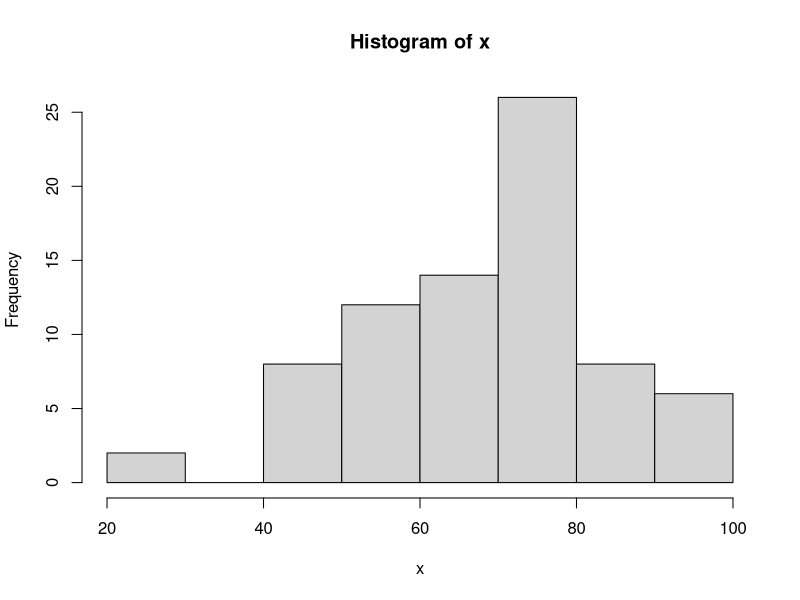
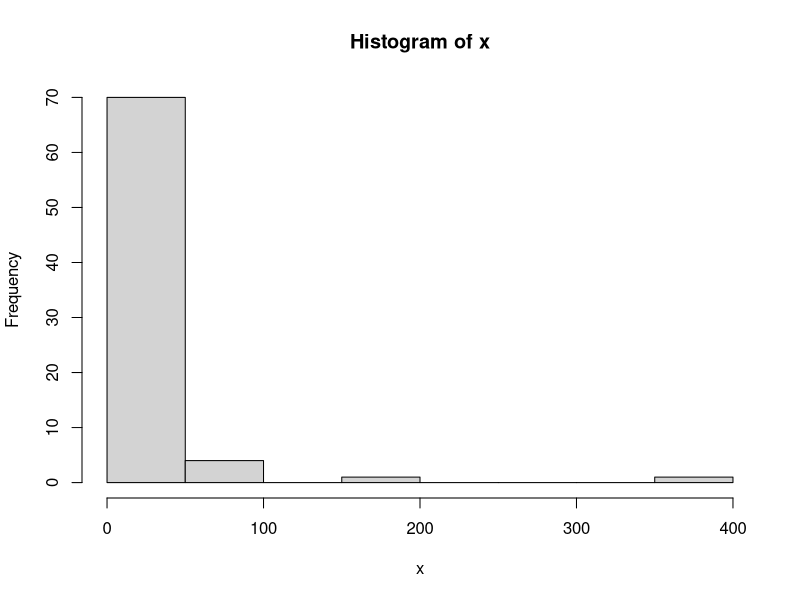
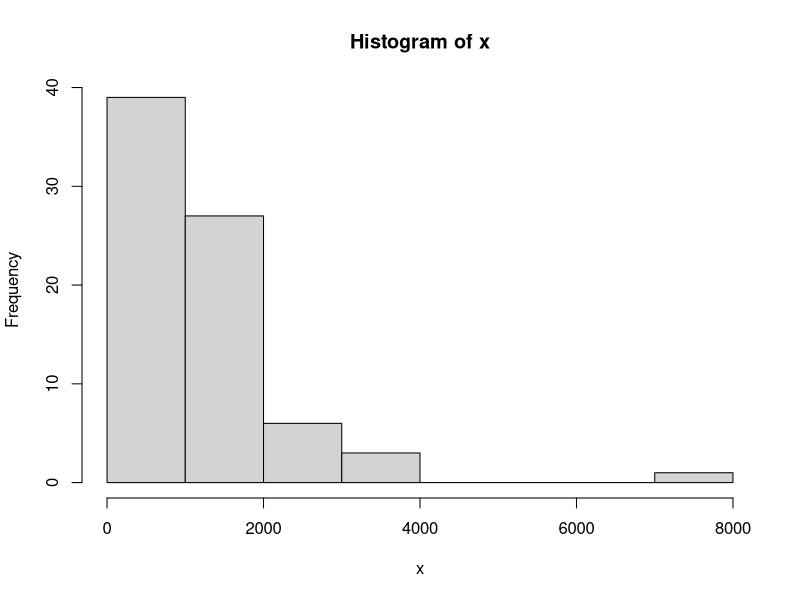
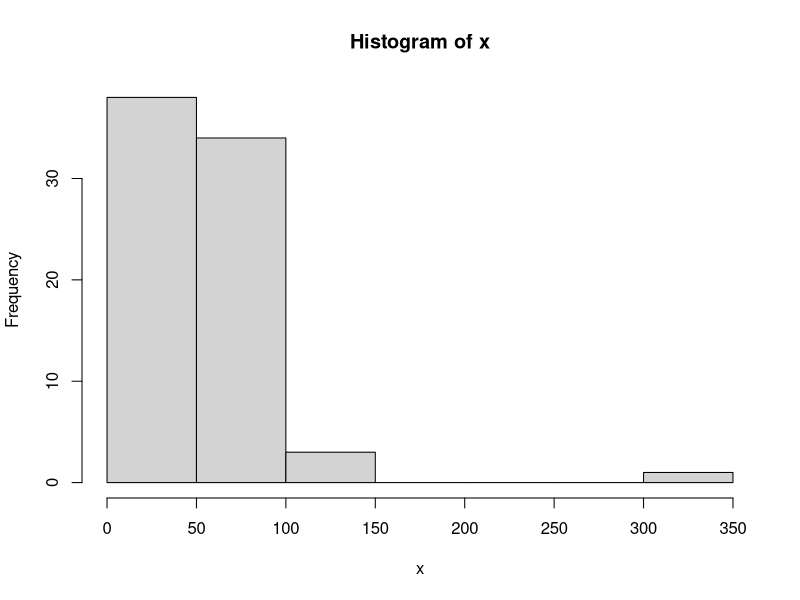
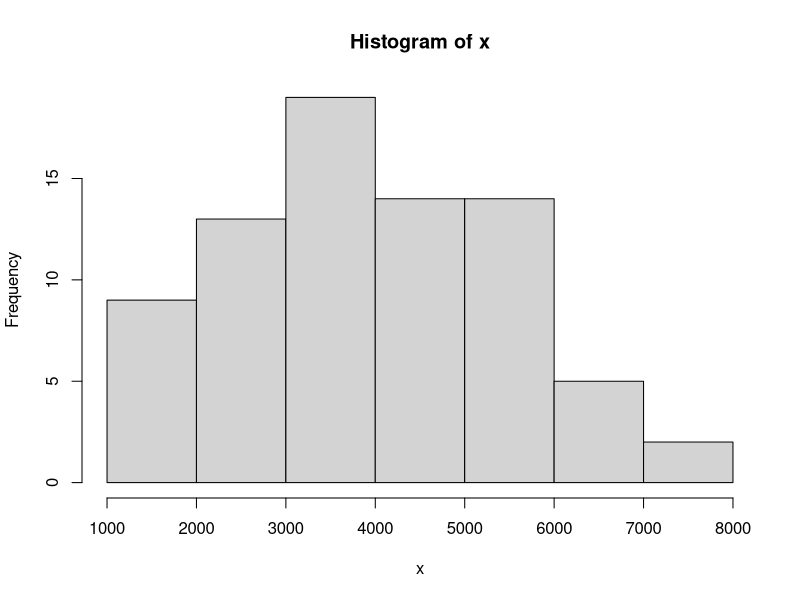
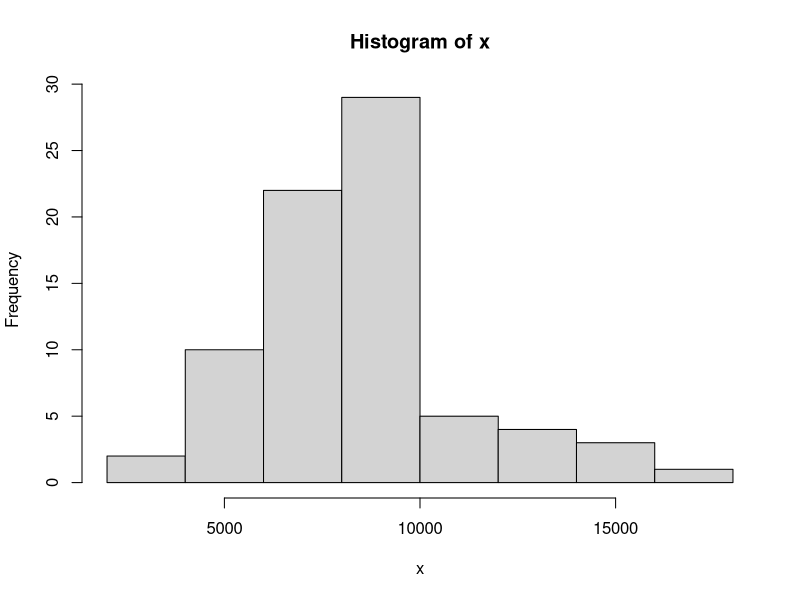
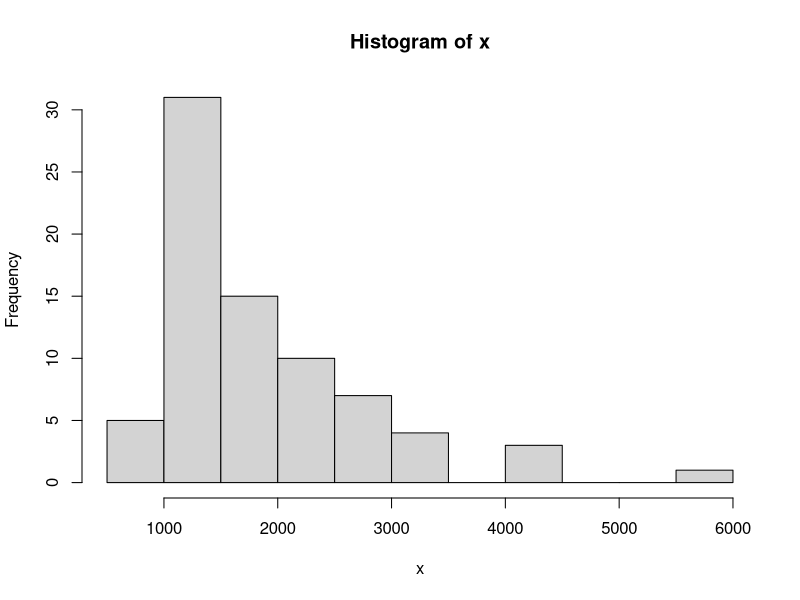
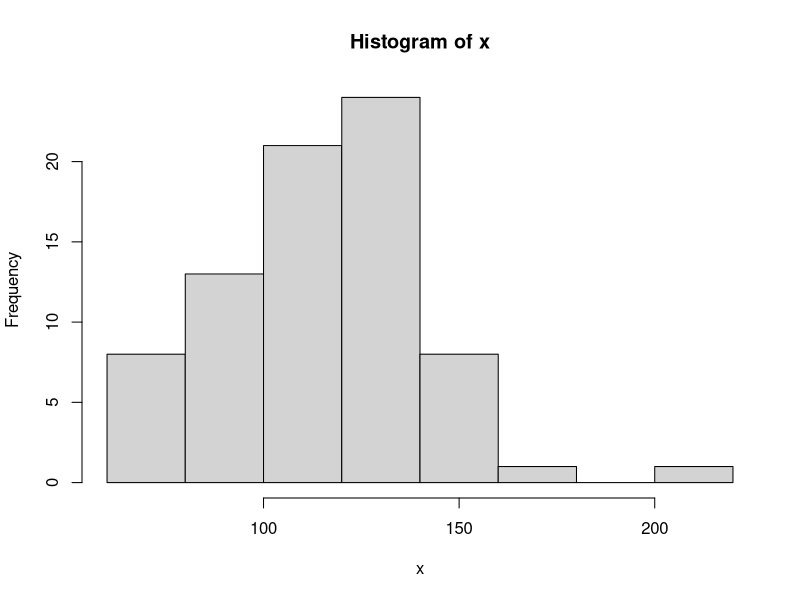

The R script that drew these images, in order:
library(readxl)
library(ggplot2)
library(GGally)
library(glmnet)
library(pROC)

#loading in the data
covid_data <- read_excel("Immunologic profiles of patients with COVID-19.xlsx")

###Data Exploration 
#looking at the structure of covid_data
str(covid_data)

#looking at the correlation matrix between the numeric features
correlation <- cor(covid_data[,c(-1,-3,-4)]) 

#checking the class of each feature
sapply(covid_data, class)

#Looking at some summary statistics
summary(covid_data)



#viewing the dimensions of the data set
dim(covid_data)

#seeing if there are any duplicate rows
dim(unique(covid_data))

#seeing if there are any duplicate columns
dim(unique(covid_data, MARGIN = 2))

#checking to see if any of the columns have a variance of less than 1
apply(covid_data, 2, function(x) var(x) < 1)

#checking for a balanced data set
table(covid_data$Severirty)

#finding the mean of the numeric columns
sapply(covid_data, mean)

#finding the standard deviations of each column
sapply(covid_data, sd)

#visually inspecting the distribution
sapply(covid_data, function(x) {if (class(x) == "numeric"){hist(x)}})


#calculating the means for mild and severe groups exclusively 

covid_data_mild <- covid_data[covid_data$Severirty == "Mild",]
covid_data_severe <- covid_data[covid_data$Severirty == "Severe",]

#calculating mean for covid_data_mild
mean_mild <- as.data.frame(sapply(covid_data_mild, mean))

#calculating mean for covid_data_severe
mean_severe <- as.data.frame(sapply(covid_data_severe, mean))

#looking at the differences in mean
abs(mean_mild - mean_severe)

#z-score normalization
covid_data_standardized <- cbind(covid_data[,c(1,3,4)], (sapply(covid_data[,c(-1,-3,-4)], scale)))

#mean of covid_data_standardized
sapply(covid_data_standardized, mean)

#standard deviation of covid_data_standardized
sapply(covid_data_standardized, sd)


##formatting the predictors and response

x <- covid_data_standardized[,c(-1,-3)]
x$SEX <- ifelse(x$SEX == 'M', 1, 0)
x <- as.matrix(x)

y <- ifelse(covid_data_standardized$Severirty == "Mild", 0, 1)
table(y)

###Train-test
set.seed(1717)

#generating indexes for the test set
test_index <- sample(dim(x)[1],round(dim(x)[1] *.25), replace = FALSE )

#train model - 10 folds
alphas <- seq(0,1,0.01)

auc_matrix <- matrix(NA, nrow = length(alphas), ncol = 2)
colnames(auc_matrix) <- c("Training AUC", "Testing AUC")

for (i in 1:length(alphas)) {
  cvx <- cv.glmnet(x[-test_index,], y[-test_index], nfolds = 10, family = "binomial", alpha = alphas[i], type.measure = "auc" )
  pred_train <- predict(cvx, newx = x[-test_index,], type = "response", s=cvx$lambda.min)[,1]
  pred_test <- predict(cvx, newx = x[test_index,], type = "response", s=cvx$lambda.min )[,1]
  auc_train <- roc(y[-test_index], pred_train)
  auc_test <- roc(y[test_index], pred_test)
  auc_matrix[i,] <- c(auc_train$auc[1], auc_test$auc[1])
}

